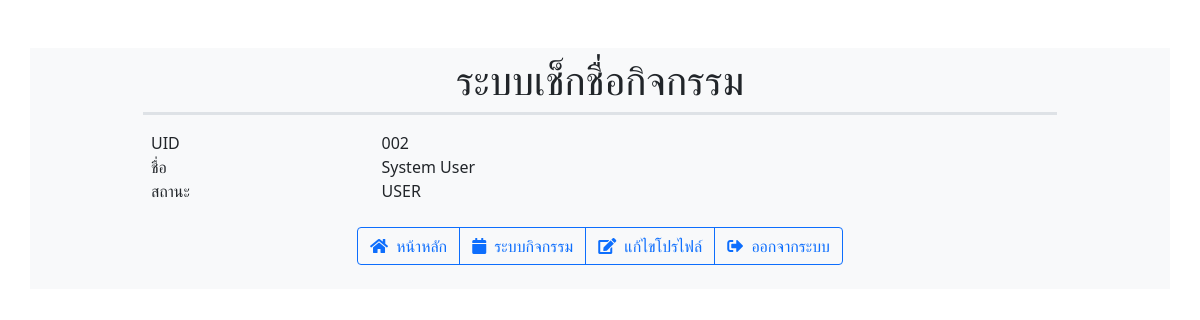
The app's page /school/console.php (signed in) with its own data.
### tables this page shows
CREATE TABLE `tb_user` (
  `UID` int(3) UNSIGNED ZEROFILL NOT NULL,
  `username` varchar(50) NOT NULL,
  `password` varchar(50) NOT NULL,
  `name` varchar(50) NOT NULL,
  `status` enum('USER','ADMIN') NOT NULL
);

### school/console.php (the view, shortened to what this page needs)
<!DOCTYPE html>
<html lang="en">
<?php
include_once "./conn/object_connect.php";
$sql = "SELECT * FROM tb_user WHERE UID=?";
$stmt = $mysqli->prepare($sql);
$stmt->bind_param("i", $_SESSION['UID']);
$stmt->execute();
$user = $stmt->get_result()->fetch_assoc();
?>
<head>
    <link rel="stylesheet" href="https://cdnjs.cloudflare.com/ajax/libs/twitter-bootstrap/5.0.0-beta1/css/bootstrap.min.css" />
    <link rel="stylesheet" href="https://cdnjs.cloudflare.com/ajax/libs/font-awesome/5.15.2/css/all.min.css" />
</head>
<body>
    <div class="container bg-light mt-5">
        <div class="col-10 mx-auto p-2 rounded">
            <h1 class="w-100 text-center pb-2 border-bottom border-3">ระบบเช็กชื่อกิจกรรม</h1>
            <div class="p-2 mb-2">
                <div class="row">
                    <div class="col-sm-3">UID</div>
                    <div class="col-sm-3"><?= str_pad($user['UID'], 3, "0", STR_PAD_LEFT) ?></div>
                </div>
                <div class="row">
                    <div class="col-sm-3">ชื่อ</div>
                    <div class="col-sm-3"><?= $user['name'] ?></div>
                </div>
                <div class="row">
                    <div class="col-sm-3">สถานะ</div>
                    <div class="col-sm-3"><?= $user['status'] ?></div>
                </div>
            </div>
            <div class="p-2 mb-2">
                <div class="row">
                    <div class="col-auto mx-auto">
                        <div class="btn-group">
                            <a href="../index.php" class="btn btn-outline-primary">
                                <i class="fa fa-home me-1" aria-hidden="true"></i>
                                หน้าหลัก
                            </a>
                            <a href="../sys/" class="btn btn-outline-primary">
                                <i class="fa fa-calendar me-1" aria-hidden="true"></i>
                                ระบบกิจกรรม
                            </a>
                            <a href="./profile.php" type="button" class="btn btn-outline-primary">
                                <i class="fa fa-edit me-1" aria-hidden="true"></i>
                                แก้ไขโปรไฟล์
                            </a>
                            <a href="./logout.php" type="button" class="btn btn-outline-primary">
                                <i class="fa fa-sign-out-alt me-1" aria-hidden="true"></i>
                                ออกจากระบบ
                            </a>
                        </div>
                    </div>
                </div>
            </div>
        </div>
    </div>
</body>
</html>

### records on screen
tb_user: UID "002", name "System User", status "USER"
